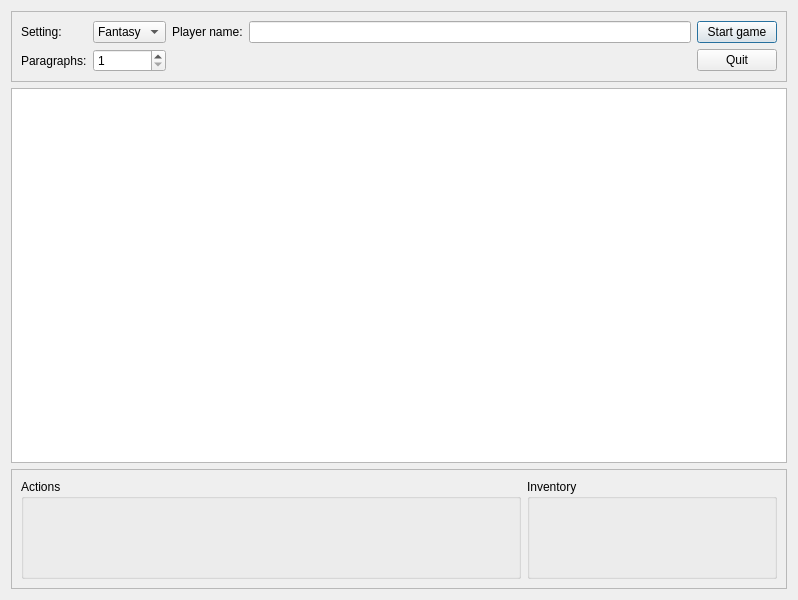
<?xml version="1.0" encoding="UTF-8"?>
<ui version="4.0">
 <class>Dialog</class>
 <widget class="QDialog" name="Dialog">
  <property name="geometry">
   <rect>
    <x>0</x>
    <y>0</y>
    <width>794</width>
    <height>600</height>
   </rect>
  </property>
  <property name="windowTitle">
   <string>Interactive Storytelling</string>
  </property>
  <layout class="QVBoxLayout" name="verticalLayout">
   <item>
    <widget class="QFrame" name="frame">
     <property name="frameShape">
      <enum>QFrame::StyledPanel</enum>
     </property>
     <property name="frameShadow">
      <enum>QFrame::Raised</enum>
     </property>
     <layout class="QGridLayout" name="gridLayout">
      <item row="0" column="0">
       <widget class="QLabel" name="label">
        <property name="text">
         <string>Setting:</string>
        </property>
       </widget>
      </item>
      <item row="0" column="1">
       <widget class="QComboBox" name="comboBox">
        <item>
         <property name="text">
          <string>Fantasy</string>
         </property>
        </item>
        <item>
         <property name="text">
          <string>Sci-Fi</string>
         </property>
        </item>
       </widget>
      </item>
      <item row="0" column="2">
       <widget class="QLabel" name="label_3">
        <property name="text">
         <string>Player name:</string>
        </property>
       </widget>
      </item>
      <item row="0" column="3">
       <widget class="QLineEdit" name="lineEdit"/>
      </item>
      <item row="0" column="4">
       <widget class="QPushButton" name="pushButton_2">
        <property name="text">
         <string>Start game</string>
        </property>
       </widget>
      </item>
      <item row="1" column="0">
       <widget class="QLabel" name="label_2">
        <property name="text">
         <string>Paragraphs:</string>
        </property>
       </widget>
      </item>
      <item row="1" column="1">
       <widget class="QSpinBox" name="spinBox">
        <property name="minimum">
         <number>1</number>
        </property>
        <property name="maximum">
         <number>2000</number>
        </property>
       </widget>
      </item>
      <item row="1" column="4">
       <widget class="QPushButton" name="pushButton">
        <property name="text">
         <string>Quit</string>
        </property>
       </widget>
      </item>
     </layout>
    </widget>
   </item>
   <item>
    <widget class="QTextEdit" name="textEdit">
     <property name="html">
      <string>&lt;!DOCTYPE HTML PUBLIC &quot;-//W3C//DTD HTML 4.0//EN&quot; &quot;http://www.w3.org/TR/REC-html40/strict.dtd&quot;&gt;
&lt;html&gt;&lt;head&gt;&lt;meta name=&quot;qrichtext&quot; content=&quot;1&quot; /&gt;&lt;style type=&quot;text/css&quot;&gt;
p, li { white-space: pre-wrap; }
&lt;/style&gt;&lt;/head&gt;&lt;body style=&quot; font-family:'MS Shell Dlg 2'; font-size:8.25pt; font-weight:400; font-style:normal;&quot;&gt;
&lt;p style=&quot;-qt-paragraph-type:empty; margin-top:0px; margin-bottom:0px; margin-left:0px; margin-right:0px; -qt-block-indent:0; text-indent:0px;&quot;&gt;&lt;br /&gt;&lt;/p&gt;&lt;/body&gt;&lt;/html&gt;</string>
     </property>
    </widget>
   </item>
   <item>
    <widget class="QFrame" name="frame_2">
     <property name="frameShape">
      <enum>QFrame::StyledPanel</enum>
     </property>
     <property name="frameShadow">
      <enum>QFrame::Raised</enum>
     </property>
     <layout class="QGridLayout" name="gridLayout_2">
      <item row="0" column="0">
       <widget class="QGroupBox" name="groupBox">
        <property name="minimumSize">
         <size>
          <width>500</width>
          <height>100</height>
         </size>
        </property>
        <property name="title">
         <string>Actions</string>
        </property>
       </widget>
      </item>
      <item row="0" column="1">
       <widget class="QGroupBox" name="groupBox_2">
        <property name="minimumSize">
         <size>
          <width>250</width>
          <height>100</height>
         </size>
        </property>
        <property name="title">
         <string>Inventory</string>
        </property>
       </widget>
      </item>
     </layout>
    </widget>
   </item>
  </layout>
 </widget>
 <resources/>
 <connections/>
</ui>
